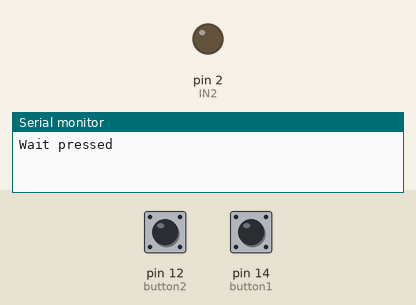
The sketch below on a simulated Arduino Uno, built with avr-gcc and run on an emulated ATmega328P. Parts: output pins drawn as LEDs (lit = HIGH), the last lines printed to the serial monitor. Dashed ring = blinking. The inputs (shaded band) are chosen by the test bench; at power-on: pin 14 (button1) LOW, pin 12 (button2) LOW. Pins used as bus, display or sensor lines are not drawn.

Above: at 1.2 s.
1.3 s: pin 14 (button1) pulled HIGH for 0.15 s
At 4.2 s:
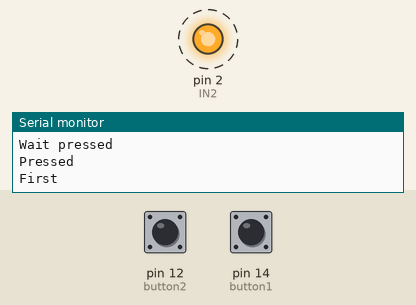
Timing chart, 0 to 10.4 s (numbered marks = the images above; inputs shaded):
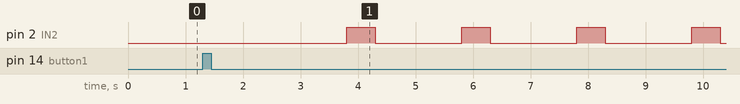

The sketch:

sketch_jun14a.ino
```cpp
/*
 * Aditya Wahyu Pradhana
 * Sprayer Automatic Controll
 * June 17, 2021
*/

#define IN1 0
#define IN2 2
#define button1 14
#define button2 12
//#define button3 13

const long oneSecond = 1000;
const long oneMinute = oneSecond * 60;
int duration;
int counter;
int buttonState;
int val;

void setup()
{
  pinMode(button1, INPUT);
  pinMode(button2, INPUT);
  pinMode(IN1, OUTPUT);
  pinMode(IN2, OUTPUT);
  Serial.begin(9600);
}

void loop()
{
//  start delay
  first:
    buttonWait(button1, button2);
    delay(1000);
    Serial.println("First");

//  fungsi rotation
  next:
    rotation();

//  fungsi delay
  int state = LOW;
  if (state == LOW)
  {
    analogWrite(IN1, 0);
    analogWrite(IN2, 0);
    delay(duration);
    goto next;
  }


}

//  fungsi rotation
void rotation()
{
  analogWrite(IN1, 255);
  analogWrite(IN2, 0);
  delay(500);
  int state = LOW;
  if (state == LOW)
  {
    analogWrite(IN1, 0);
    analogWrite(IN2, 0);
    delay(1000);
  }
  analogWrite(IN1, 0);
  analogWrite(IN2, 255);
  delay(500);
}

//  buttonWait function
void buttonWait(int buttonPin, int buttonCounter)
{
  int buttonState1 = 0;
  int buttonState2 = digitalRead(buttonCounter);
  Serial.println("Wait pressed");
  while(1)
  {
    int val = digitalRead(buttonCounter);
    if (val != buttonState2)
    {
      if (val == LOW)
      {
        counter++;
        duration = counter*oneMinute;
        Serial.print("Duration: ");
        Serial.print(duration/oneMinute);
        Serial.println(" Minutes");
      }
    }
    buttonState2 = val;

    buttonState1 = digitalRead(buttonPin);
    if (buttonState1 == HIGH)
    {
      Serial.println("Pressed");
      return;
    }
    yield();
  }
}
```

Measured:
- after the input at 1.3 s, pin 2 (IN2): alternates HIGH for 0.50 s and LOW for 1.5 s, starting after 2.5 s
